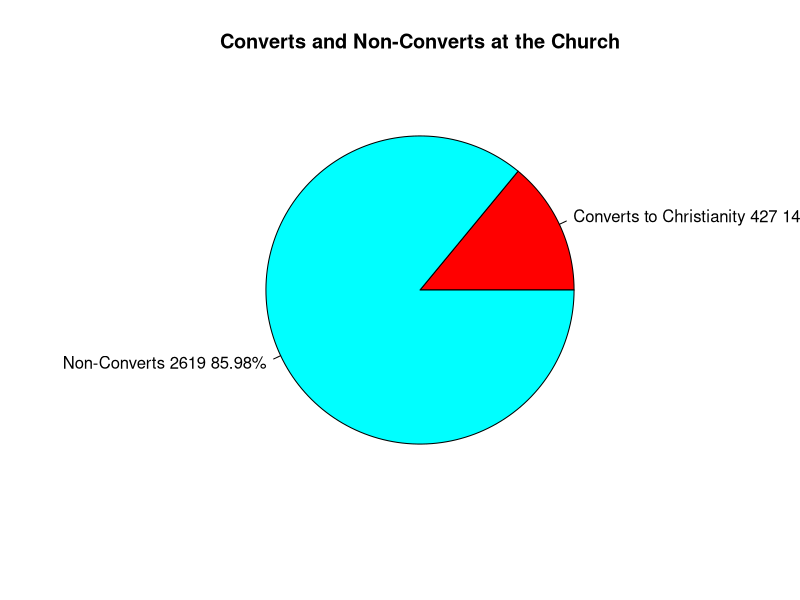
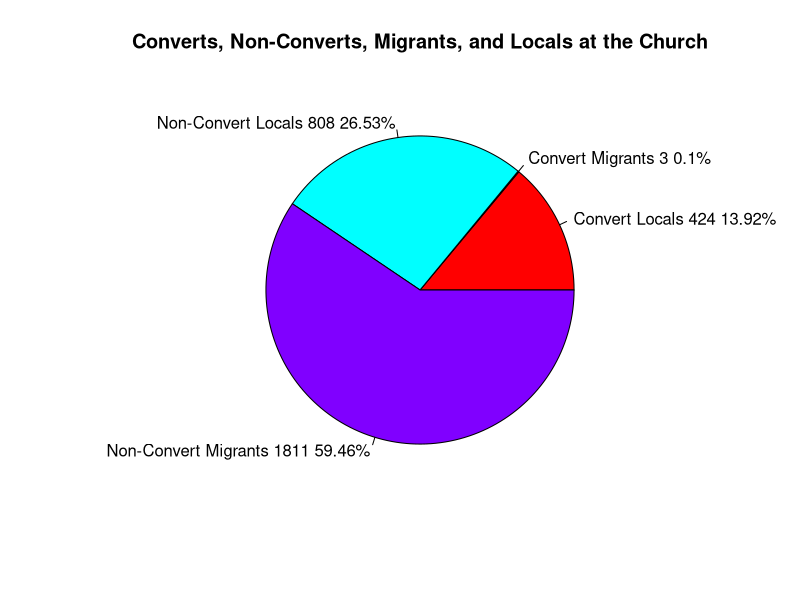
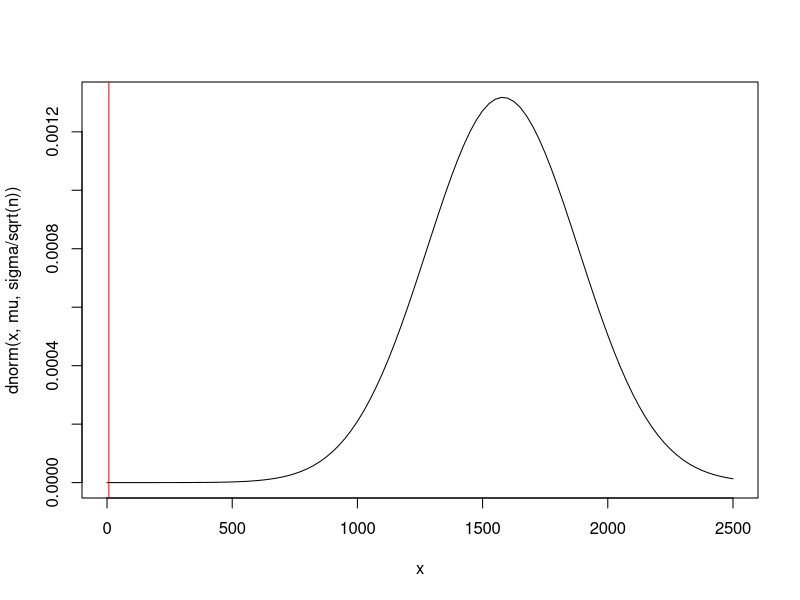
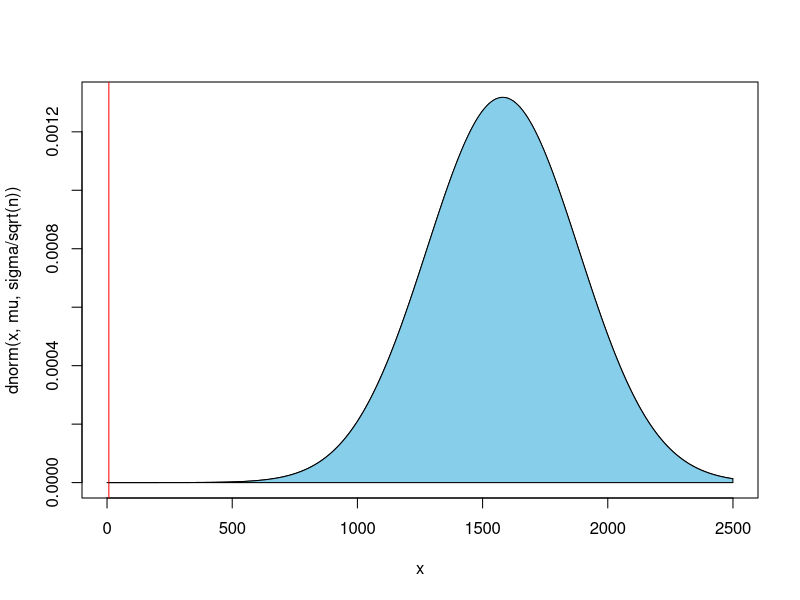
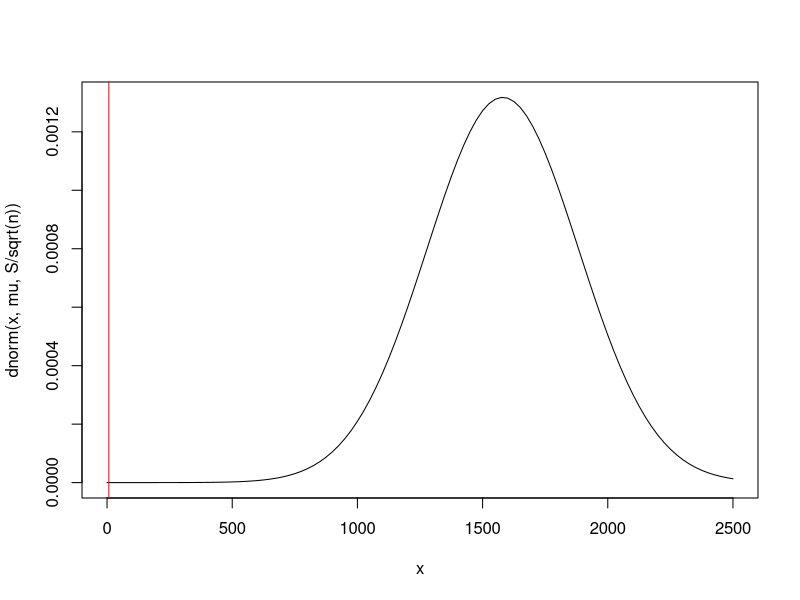
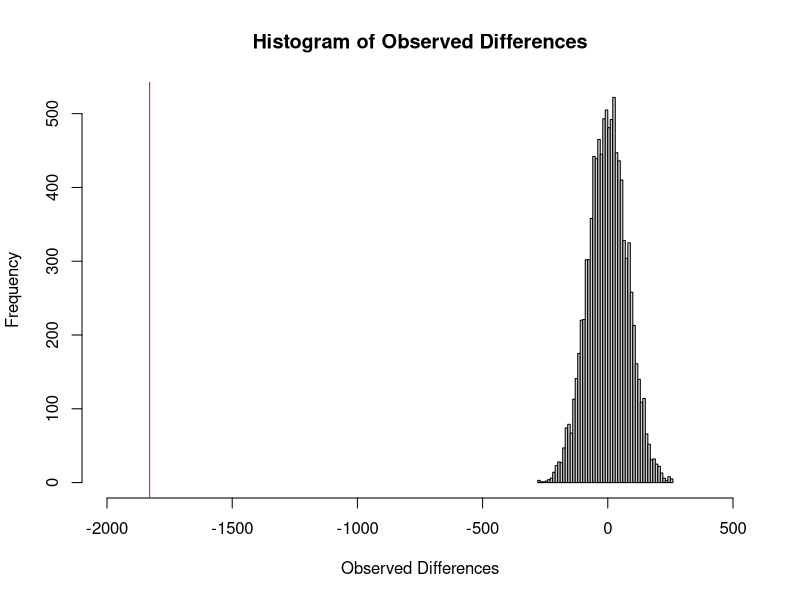
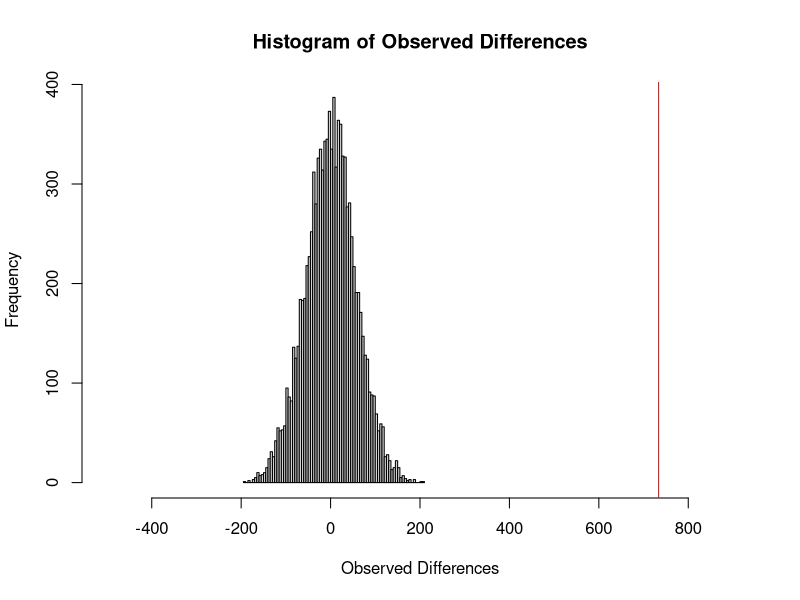
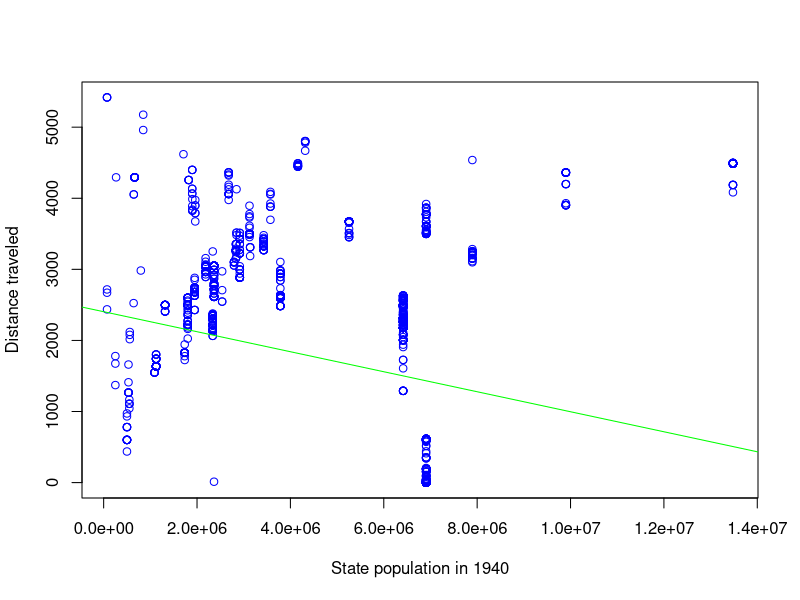

Write R code to recreate these figures, in order. (Note: this script raises an error after producing the figures.)
#Title: Math 23c Final Project
#Written by: Ben Dreier and Michael Cheng
#Date: May 14, 2019
#Sources: Scripts from Paul Bamberg, data from Cori Tucker-Price
#PLEASE DO NOT DISTRIBUTE THIS DATASET—MY PROCTOR PLANS TO PUBLISH THIS IN A BOOK AND DOES NOT WANT THIS DATA RELEASED PUBLICLY
#Have a great summer! =)

#Master outline/grading checklist

#DOES THE DATASET MEET THE REQUIRED DATASET STANDARDS??
#1- dataframe: yes, we have a .csv file with columns and rows
#2- yes, name, street name, city, former church, and hometown are all categorical columns, and several logical columns are made throughout this data analysis
#3- yes, we used a python script to add two numerical columns: 1st, distance of hometown from LA; 2nd, population of home state in 1940
#4-yes, there are over 3000 rows representing over 3000 church members

#DOES THE DATASET MEET THE REQUIRED GRAPHICAL DISPLAY STANDARDS?
#1- yes, see section 5 for bar plot
#2- yes, see section 2 for histograms (also in other places)
#3- 
#4- yes, see contingency table in section 1

#DOES THE DATASET MEET THE REQUIRED ANALYSIS STANDARDS?
#1- yes, see permutation test in sections 2, 3
#2- yes, p-values are used throughout this project, including in sections 2 and 3
#3- yes, see contingency table in section 1
#4- yes, see section 2 for a comparison

#WHAT BONUS POINTS HAVE WE ACHIEVED?
#2- Yes, our dataset has over 3000 individuals, a very large dataset. If you look in Section 2, we actually take samples from the population there.
#3- See one-page document on ethical issues related to collection of data in attached files.
#8- See Section 1 for convincing demonstration of a relationship that might not have been statistically significant but turns out to be so, also in Section 2
#9- See Section 4 or 5; state population may have been statistically significant but in fact does not seem to correlate with anything
#12- See Section 2 for a permutation test that works better than classical methods
#14- See Section 4 for a use of linear regression
#15- See Section 4 for calculation and display of a logistic regression curve
#16- See Section 4 for an appropriate use of correlation
#19- See Section 1 for pie charts
#20- See Section 2 for calculation of a confidence interval
#22- Ben and Michael are two people; the team has exactly two members! =)

#Note that this is organized by section. 
#Also, section 5 has some of the most interesting analysis because it compares statistics by church denomination. highly suggest you go there! :)

#SECTION 0: LOADING THE DATA FILE AND BASIC ANALYSIS
#install.packages("ggplot2") Make sure to install ggplot2 once
library("ggplot2")

#First, let's load the data file. Let M be the data file.
M <- read.csv("MembershipEdited.csv"); head(M) #notice that the original file was edited to add two numeric columns using a Python script since the original file did not have any numeric columns and was simply a list of members
#BONUS POINT 2: notice that our dataset has over 3,000 individuals. This is definitely a data set so large it can be used as a population from which samples are taken, see section 2 for actual samples from the population
#Ben wrote a python script, distancegetter.py, that gets the distance of each hometown from LA (aka how far an individual moved to LA) and their home state's population

#Note: since certain individuals' Hometowns did not have data associated with them, those individuals have been deleted for the sake of this analysis. 
#Less than 0.3% of individuals were deleted; I deleted Ritta Penden, Susan Fleming, John Hunt, George H. Jones, Wilfred Wein, Coxdelia Marshall, and Melvin Johnson since their hometowns either did not exist or had no data according to the API
#Since these individuals represent less than 0.3% of the total number of individuals, which is over 3000, this should not meaningfully impact our data

#SECTION 1: Hometown analysis WITH A CONTINGENCY TABLE
#MEETS REQUIRED ANALYSIS 3 AND BONUS POINTS 8, 19.
#Is having a hometown that isn't Los Angeles correlated with being a Convert from another/no religion?
#My hypothesis: In theory, it could make sense because people who moved from further away towns might have joined the church in search of community, then converted religions
#While people originally from LA already had a community from growing up there; or another factor could dominate

#First, let's find out the number of people from LA and the number of converts
HomeLA <- which(M$Hometown == "Los Angeles, CA"); HomeLA #People with hometowns LA
length(HomeLA) #Los Angeles, CA has 1,232
HomeNotLA <- which(M$Hometown != "Los Angeles, CA"); HomeNotLA #All people who were not from LA 
length(HomeNotLA) #Not LA has 1,814
ConvertsA <-which(M$Former.Church == "Convert"); ConvertsA #All the converts
length(ConvertsA) #427 converts
NotConverts <-which(M$Former.Church != "Convert"); NotConverts #All the non-converts
length(NotConverts) #2,619 non-converts

#Second, let's make some logical columns
LA <- M$Hometown == "Los Angeles, CA"
Converts <- M$Former.Church == "Convert"
HomeR <- data.frame(LA, Converts) #make a dataframe with just the logical columns

#Now let's build a contingency table #NOTICE THATTHIS MEETS REQUIRED GRAPHICAL DISPLAY CRITERIA 4
tbl <- table(HomeR$LA,HomeR$Converts); tbl
#Looking at the table, there are 1811 who are not originally from LA and aren't converts; 3 who are not originally from LA and are converts; 808 originally from LA who are not converts, and 424 originally from LA who are converts

#Now let's compare this with what the table would look like if Hometown and Convert status were independent
tbl #our actual table
Expected <- outer(rowSums(tbl), colSums(tbl))/sum(tbl); Expected #evidently, the tables are pretty different!!
#In particular, the value for not originally from LA and is converts is much lower in the actual table compared to the expected table

#These tables look quite different. Is the difference significant? Let's use the chi-squared test and see.
chisq.test(HomeR$LA,HomeR$Converts)
#The p-value is incredibly tiny, at below 2.2 * 10^-16, and the odds this arose by chance is less than 1 in a quadrillion; since the p-value is far less than 0.05 we reject the null hypothesis
#Therefore, having a Hometown of LA is very correlated with being a Convert to Christianity, which completely goes against the theory I laid out earlier
#It appears that having a hometown that isn't LA is very correlated against being a Convert to Christianity
#In other words, almost everyone who joined the People's Independent Church of Christ who was not originally from LA was already a Christian; but according to the table roughly 1/3 of people with hometown LA were Converts to Christianity—a very, very interesting finding!! 
#Not quite sure why this is, but perhaps the Church was very appealing to people who were already Christians moving in from out of state
#It makes sense that most migrants traveling west would be churched folk because that kind of migration was based on social networks and their faith sustained them during the journey. that's one hypothesis
#Quote from Proctor on significance of this: It tells me that the church was able to pull in people from LA with no religious affiliation at a time (WWII) when people were looking for resources and help.  The church was taken over by the second pastor (Clayton Russell) at this point.  He was the first black preaching radio broadcaster on the West Coast and lived a celebrity lifestyle.  So I know that the church was a big draw for migrants and local Angelenos.   But the fact that non churched people in LA were joining at such a high rate proves larger claims about the church’s significance.

#Earning Bonus Point 8
#This relationship between having a hometown of Los Angeles and being a Convert to Christianity was not apparent at all—my hypothesis at the beginning was totally wrong. But evidently, this relationship is very strong considering 424 of the 427 converts were from LA despite the fact that 1,814 of the 3,046 church members had a non-LA hometown.
#Therefore, this is a convincing relationship that might not have looked statistically significant but turns out to be so.

#BONUS POINT 19: Pie charts were not made in the class scripts, these charts are different  
#Let's build pie charts to illustrate our data!

# Pie Chart for Converts and Non-Converts
slices <- c(427, 2619) 
lbls <- c("Converts to Christianity", "Non-Converts")
pct <-  round(slices/sum(slices)*100, 2) 
lbls <- paste(lbls, slices, pct) # add percents to labels 
lbls <- paste(lbls,"%",sep="") # ad % to labels 
pie(slices,labels = lbls, col=rainbow(length(lbls)),
    main="Converts and Non-Converts at the Church")

# Pie Chart for Converts and Non-Converts, separated by From/Not From LA
slices <- c(424, 3, 808, 1811) 
lbls <- c("Convert Locals", "Convert Migrants", "Non-Convert Locals", "Non-Convert Migrants")
pct <-  round(slices/sum(slices)*100, 2) 
lbls <- paste(lbls, slices, pct) # add percents to labels 
lbls <- paste(lbls,"%",sep="") # ad % to labels 
pie(slices,labels = lbls, col=rainbow(length(lbls)),
    main="Converts, Non-Converts, Migrants, and Locals at the Church")

#END REQUIRED ANALYSIS 3 AND BONUS POINTS 8,11
#END SECTION 1

#SECTION 2: Comparing distances for converts and non-converts with CLT, permutation tests
#BONUS POINTS 2, 12, 20, 8 (done again)
#REQUIRED ANALYSIS 1,3
#After conducting a contingency table analysis of the differences between converts and non-converts, let's figure out whether this difference is reality using standard deviations and confidence intervals
#Let's look at the mean distance migrated for the total population and compare the mean distance migrated for the Converts, and see if this is a statistically significant difference
km <- M$Distance/1000; km #convert our distances from meters to km

mu <- mean(km); mu #mean distance migrated from hometown for full population is 1580.57 km. Remember that someone whose hometown was LA who still lives in LA counts as zero!
sigma <- sd(km); sigma #standard deviation 1513.49 km
migD <- sum(km * (M$Former.Church == "Convert"))/sum((M$Former.Church == "Convert")); migD #mean distance migrated for Converts is 7.26 km
#How likely is it that the discrepancy between mean distance migrated for Converts and the full population arose by chance?

#Approach #1 
#The CLT says that if we draw a sample of size n from the total population,
#the mean will be 1580.57 km, the SD will be sigma/sqrt(n), the distribution normal
n = 25 #draw samples of size 25
curve(dnorm(x, mu, sigma/sqrt(n)), from = 0, to = 2500)
abline(v = migD, col = "red")     #our mean distance for converts looks good, it's on the far left tail
pnorm(migD, mu, sigma/sqrt(n), lower.tail = FALSE) #and notice that an average distance greater than ours should arise roughly 100% of the time
#BONUS POINT 2: notice how we drew samples from the total population here! This was possible because of how large our dataset is, with over 3000 entries

#Here is a way to shade some of the area
xpoints <- c(migD,seq(migD,2500,1),2500) #define polygon to shade
ypoints <- c(0,dnorm(seq(migD,2500,1), mu, sigma/sqrt(n)),0) 
curve(dnorm(x, mu, sigma/sqrt(n)), from = 0, to = 2500)
abline(v = migD, col = "red")
polygon(xpoints,ypoints,col="skyblue") #notice that virtually the entire graph is sky blue, this visually demonstrates how virtually every other outcome would be more likely than the one we got if the distance traveled for Converts was random

#Approach 2
#Equivalent approach - create a statistic whose distribution is N(0,1)
#In the days of printed statistical tables, this was a good idea.
Z = (migD-mu)/(sigma/sqrt(n)); Z 

#Calculate the probability of a sample mean as extreme as what we observed
PValue <- pnorm(Z, lower.tail = FALSE); PValue   #same result, the probability of a sample mean greater than our sample mean is 1

#Alternatively, we can assume that we do not know the LA-side wigma
#If we use our sample standard deviation S, we create a t statistic.
#Studentize the data, using S instead of the national sigma.
S <- sd(km); S
t = (migD-mu)/(S/sqrt(n)); t 
PValue <- pt(t, df = n-1, lower.tail = FALSE); PValue
#the p-value is pretty much the same at p = 1; it's virtually certain that if you generated random sample means you'd get a higher mean than our actual mean for Converts
curve(dnorm(x, mu, S/sqrt(n)), from = 0, to = 2500)
abline(v = migD, col = "red")     #our mean score looks really good

#For n this large, the t distribution is essentially standard normal
t = (migD-mu)/(sigma/sqrt(n)); t 
PValue <- pt(t, df = n-1, lower.tail = FALSE); PValue #about the same P-value as earlier result

#BONUS POINT 20: I calculated a confidence interval here!

#notice that the lower end of the confidence interval is 955.83
L <- mean(km) + qt(0.025, n-1) * sd(km)/sqrt(n); L
#and the higher end of the confidence interval is 2205.31
H <- mean(km) - qt(0.025, n-1) * sd(km)/sqrt(n); H

#So if the distance migrated from one's hometown followed a normal distribution, then the 95% confidence interval for the distance migrated would be [955.83,2205.31]
#But because actual distance migrated from one's hometown for Converts to Christianity is just 7.26, FAR outside the actual confidence interval, we know that this probably did not arise by chance
#In other words, I have shown more quantiatively than Section 1 that Converts are likely to have migrated a much lower distance, and that this difference is statistically significant.

#BONUS POINT 8: Again, this shows the same relationship as in Section 1 and how it did not arise randomly. The statistical difference the mean distance traveled for Converts and the mean distance traveled for all people at this Church is clear

#finally, let's try a permutation test
#Now let's do a permutation test
isConvert <- M$Former.Church == "Convert"; isConvert
N <- 10000
diffs <- numeric(N)
for(i in 1:N){
  Samp <- sample(isConvert); Samp #permuted isBaptist column
  disConverts <- sum((km) * (Samp == TRUE))/sum(Samp == TRUE); disConverts
  dOthers <- sum((km) * (Samp == FALSE))/sum(Samp == FALSE); dOthers
  diffs[i] = disConverts - dOthers #as likely to be negative or positive
}
mean(diffs) #should be close to zero, this is indeed near zero
hist(diffs, breaks = "FD", xlim = c(-2000,500), xlab = "Observed Differences", main = "Histogram of Observed Differences") #now display the observed difference on the histogram

other <- sum(km * (M$Former.Church != "Convert"))/sum((M$Former.Church != "Convert")); other
observed <- migD - other ; observed #observed difference between mean for Converts and non-Convert; this is -1829 km
abline(v = observed, col = "red") #notice that the observed difference is very far off from the random simulations
#what is the probability that a difference this large could have arisen with a random subset?
pvalue <- (sum(diffs >= observed)+1)/(N+1); pvalue #notice that the p-value is about 1, so the probability of randomly exceeding the actual value is 100%; so it is extremely unlikely that this difference arose by chance
#evidently, the difference between Converts and non-Converts probably did not arise randomly, as there is a 100% chance that a random simulation would have a difference of lesser magnitude than the actual difference seen
#compared to the confidence interval analysis above, we actually have a concrete probability that this happened by chance and know more than just the fact that the actual result is outside the confidence interval 

#BONUS POINT 12: This is an example of a permutation test working much better than classical methods. Using this permutation test, we have shown that the difference probably did not arise out of random chance and is statistically significant. But with classical methods like CLT/standard deviation, it is harder to know whether the difference happened randomly/not randomly. Therefore, this permutation test works better than classical methods in demonstrating the statistical significance of Baptists and distance traveled.
#REQUIRED ANALYSIS 3: This is a clear comparison of a CLT analysis with a simulation, permutation test
#END SECTION 2

#SECTION 3: Permutation test with Baptists
#Looking at the dataset, we have a lot of Baptists! Now I want to figure out whether being a Baptist is correlated at all with Distance Traveled using a Permutation test

#the following code creates a column that is True if an individual was Baptist before joining the People's Independent Church of Christ, false otherwise (defined as their church having the word Baptist in it)
Churches <- (M$Former.Church); Churches #column of all individuals churches
Denoms <- c("Baptist", "Methodist", "AME", "Episcopal", "CME", "Presbyterian", "Catholic") # Enumerate some words pointing to church denomination
# Function to get which churches contain which denomination strings
whichContain <- function(ch, dn){
  denoms <- rep("", length(ch))
  i <- 1
  for(c in ch){
    for(d in dn){
      #Check if the church has the denomination
      if( is.na(grepl(d, c)) ){break}
      if( grepl(d, c) ){
        denoms[i] = paste(denoms[i], d);
      }
    }
    i <- i + 1
  }
  return(denoms)
}
WhichDenoms <- whichContain(Churches, Denoms)
isBaptist <- WhichDenoms == " Baptist"; isBaptist #true if an individual is Baptist

sum(isBaptist) #so we have 1,185 baptists; out of 3,046 individuals this is a lot

km <- M$Distance / 1000 #divide distance by 1000 to get distance in km
mean(km) #mean distance for all Individuals is 1580.57 km
median(km) #median distance for all Individuals is 2137 km

#Calculate the observed Distance Traveled for Baptists and non-Baptists
dBaptists <- sum((km) * (isBaptist == TRUE))/sum(isBaptist == TRUE); dBaptists #average distance for Baptists is 2028.802 km
dOthers <- sum((km) * (isBaptist == FALSE))/sum(isBaptist == FALSE); dOthers #average distance for non-Baptists is 1295.159 km
observed <- dBaptists - dOthers; observed #on average, Baptists traveled 733.64 km farther than non-Baptists
 
#Now let's do a permutation test
N <- 10000
diffs <- numeric(N)
for(i in 1:N){
  Samp <- sample(isBaptist); Samp #permuted isBaptist column
  dBaptists <- sum((km) * (Samp == TRUE))/sum(Samp == TRUE); dBaptists
  dOthers <- sum((km) * (Samp == FALSE))/sum(Samp == FALSE)
  diffs[i] = dBaptists - dOthers #as likely to be negative or positive
}
mean(diffs) #should be close to zero, this is indeed near zero
hist(diffs, breaks = "FD", xlim = c(-500,900), main = "Histogram of Observed Differences", xlab = "Observed Differences") #now display the observed difference on the histogram
abline(v = observed, col = "red") #notice that the observed difference is very far off from the random simulations
#what is the probability that a difference this large could have arisen with a random subset?
pvalue <- (sum(diffs >= observed)+1)/(N+1); pvalue #notice that the p-value is about 0.0001, which is far less than 0.05 (our typical threshold for signifiance). Therefore, the difference between Distance traveled for Baptists and non-Baptists is statistically significant. It is incredibly unlikely that it arose by chance.
#for whatever reason, Baptists at the People's Independent Church migrated from further distances than non-Baptists, on aveage 733.64 km further. This difference did not occur by random chance.

#END SECTION 3

#SECTION 4: Is there a relationship between distance traveled and state population?
#BONUS POINTS: 9, 14, 15, 16

#Let's try to analyze our only two numeric columns, distance traveled and state population
#Is there some kind of relationship between traveling from a farther away state and coming from a larger or smaller state?
km <- M$Distance/1000; km #convert our distances from meters to km
plot(km ~ M$State.Population, col = "blue", xlab = "State population in 1940", ylab = "Distance traveled") #here is a scatter plot comparing distance migrated with state population
mod <- lm(km ~ M$State.Population); mod #we found the regression line; apparently Distance Traveled to LA = -1.407*10^4 * (State population) + 2.404*10^3

#BONUS POINT 14! used linear regression
abline(mod, col = "green") #now let's add the regression line 
#according to this regression line, the larger a migrant's state population, the less distance they traveled to LA
#So migrants from smaller states were far more likely to travel longer distances to LA; perhaps reflecting lower populations in the Northeast/Midwest in 1940?
#However, this relationship might not be statistically significant.
summary(mod) #Multiple R squared is 0.05, adjusted R squared is 0.05
#Evidently, our R squared value is about 0.05, indicating a very inaccurate regression line. Our regression line only explains about 5% of the variability of the response data around its mean, indicating a very weak correlation. distance traveled and state population in 1940 don't seem to be correlated well with each other, but let's use correlation to verify!

#BONUS POINT 16! used correlation here.
#Now let's look at the correlation
res <- cor(km, M$State.Population); res
round(res,2) #our correlation is -0.22. Since our correlation is negative, an increase in state population predicts a decrease the distance traveled. However, again this is a very weak correlation. There may not be a real relationship between the variables 

#BONUS POINT 15! logistic regression
#let's try to use a logistic regression to model Distance Traveled as a function of State Population. Note that we need to normalize these variables between 0 and 1, so I divided each variable by its maximimum value in the dataset
pop <- M$State.Population/max(M$State.Population)
k <- km/max(km)
plot(pop, k, xlab = "State population in 1940", ylab = "Distance Traveled") #here's another plot 

#Start with minus the log of the likelihood function from Paul's code
MLL<- function(alpha, beta) {
  -sum( log( exp(alpha+beta*pop)/(1+exp(alpha+beta*pop)) )*k
        + log(1/(1+exp(alpha+beta*pop)))*(1-k) )
}

#R has a function that will maximize this function of alpha and beta
#install.packages("stats4")   #needs to be run at most once
library(stats4)
results<-mle(MLL, start = list(alpha = 0, beta = 0)) #an initial guess is required
results@coef #alpha = -0.158, beta = -1.725 are the parameters for our logistic regression curve
curve( exp(results@coef[1]+results@coef[2]*x)/ (1+exp(results@coef[1]+results@coef[2]*x)),col = "blue", add=TRUE) #the blue line is the logistic regression curve
#The logistic regression curve does not look terrible, but considering how low our correlation was earlier it is unlikely that there is a substantial correlation between distance traveled and state population in 1940

#BONUS POINT 9! Evidently, there could have been a relationship between state population and distance traveled, but our analysis indicates that there is likely no significant relationship after all. Therefore, this relationship turns out to be statistically insignificant.

#END SECTION 4

#SECTION 5: Distances traveled and population of state by church denomination
#another example of bonus point 9
#Continuing from Section 3, let's analyze the average distances traveled for all major church denominations

#the following code creates a column that is True if an individual was a certain denomination before joining the People's Independent Church of Christ, false otherwise (defined as their church having a certain word in it)
Churches <- (M$Former.Church); Churches #column of all individuals churches
Denoms <- c("Baptist", "Methodist", "AME", "Episcopal", "CME", "Presbyterian", "Catholic") # Enumerate some words pointing to church denomination
# Function to get which churches contain which denomination strings
whichContain <- function(ch, dn){
  denoms <- rep("", length(ch))
  i <- 1
  for(c in ch){
    for(d in dn){
      #Check if the church has the denomination
      if( is.na(grepl(d, c)) ){break}
      if( grepl(d, c) ){
        denoms[i] = paste(denoms[i], d);
      }
    }
    i <- i + 1
  }
  return(denoms)
}
WhichDenoms <- whichContain(Churches, Denoms)
isBaptist <- WhichDenoms == " Baptist"; isBaptist #true if an individual is Baptist
isMethodist <- WhichDenoms == " Methodist"; isMethodist
isAME <- WhichDenoms == " AME"; isAME
isEpiscopal <- WhichDenoms == " Episcopal"; isEpiscopal
isCME <- WhichDenoms == " CME"; isCME
isPresbyterian <- WhichDenoms == " Presbyterian"; isPresbyterian
isCatholic <- WhichDenoms == " Catholic"; isCatholic

numBap <- sum(isBaptist); numBap #so we have 1,185 baptists; out of 3,046 individuals this is a lot
numMeth <- sum(isMethodist); numMeth #123 Methodists
numAME <- sum(isAME); numAME #322 AMEs/ African Methodists
numEp <- sum(isEpiscopal); numEp #41 Episcopals
numCME <- sum(isCME); numCME #70 CMEs
numPres <-sum(isPresbyterian); numPres #25 Presbyterians
numCat <- sum(isCatholic); numCat #62 Catholics
numC <- sum(M$Former.Church == "Convert"); numC #427 Converts (same method as Section 1)
#So our algorithm accounts for 2,255 of the 3,046 individuals in our dataset. This is pretty good for just a word search!
other <- 3046 - sum(numBap, numMeth, numAME, numEp, numCME, numPres, numCat, numC); other #791 other denominations

#Let's make a vector of all the individuals' denominations and graph them
des <- c(rep("Baptist", numBap), rep("Methodist", numMeth), rep("AME", numAME), rep("Episcopal", numEp), rep("CME", numCME), rep("Presbyterian", numPres), rep("Catholic", numCat), rep("Convert", numC), rep("Other", other)); des
table(des) #look at our cute little table!
barplot(table(des), col = "pink", xlab = "Denomination", ylab = "Number of Individuals", main = "Denominations of Church Membership") #note: you may need to resize your window to get all of the labels to show
#THIS BARPLOT IS REQUIRED GRAPHICAL DISPLAY 1

#(BONUS POINT 19 AGAIN): let's make a pie chart of the denominations! :)
# Pie Chart for Denominations
slices <- c(numBap, numMeth, numAME, numEp, numCME, numPres, numCat, numC, other) 
lbls <- c("Baptist", "Methodist", "AME", "Episcopal", "CME", "Presbyterian", "Catholic", "Convert to Christianity", "Other")
pct <-  round(slices/sum(slices)*100, 2) 
lbls <- paste(lbls, slices, pct) # add percents to labels 
lbls <- paste(lbls,"%",sep="") # ad % to labels 
pie(slices,labels = lbls, col=rainbow(length(lbls)),
    main="Denominations at the Church")

# Pie Chart for Converts and Non-Converts, separated by From/Not From LA
slices <- c(424, 3, 808, 1811) 
lbls <- c("Convert Locals", "Convert Migrants", "Non-Convert Locals", "Non-Convert Migrants")
pct <-  round(slices/sum(slices)*100, 2) 
lbls <- paste(lbls, slices, pct) # add percents to labels 
lbls <- paste(lbls,"%",sep="") # ad % to labels 
pie(slices,labels = lbls, col=rainbow(length(lbls)),
    main="Converts, Non-Converts, Migrants, and Locals at the Church")

Converts <- M$Former.Church == "Convert"

#Now let's look at average distance traveled by church denomination, remembering that 0 km = from LA
disB <- sum(isBaptist * km)/sum(isBaptist); disB #2028.80 km for Baptists
disM <- sum(isMethodist * km)/sum(isMethodist); disM #2581.766 km for Methodists
disA <- sum(isAME * km)/sum(isAME); disA #2087.33 km for AME
disE <- sum(isEpiscopal * km)/sum(isEpiscopal); disE #2234.66 km for Episcopal
disCM <- sum(isCME * km)/sum(isCME); disCM #1894.95 km for CME
disP <- sum(isPresbyterian * km)/sum(isPresbyterian); disP #2041.20 km for Presbyterians
disCA <- sum(isCatholic * km)/sum(isCatholic); disCA #802.37 km for Catholics
disC <- sum(Converts * km)/sum(Converts); disC #7.26 km for Converts
disO <- sum((!isBaptist & !isMethodist & !isAME & !isEpiscopal & !isCME & !isPresbyterian & !isCatholic & !Converts) * km)/ sum((!isBaptist & !isMethodist & !isAME & !isEpiscopal & !isCME & !isPresbyterian & !isCatholic & !Converts)); disO #1381.13 km for others

#Let's make a graph of the distances. For the purposes of making a barplot, I'm rounding the distances to the nearest whole number
dis <- c(rep("Baptist", disB), rep("Methodist", disM), rep("AME", disA), rep("Episcopal", disE), rep("CME", disCM), rep("Presbyterian", disP), rep("Catholic", disCA), rep("Convert", disC), rep("Other", disO)); dis
table(dis) #look at our cute little table!
barplot(table(dis), col = "orange", xlab = "Denomination", ylab = "Average Distance Traveled to LA (km)", main = "Average Distance Traveled to LA (km) by Denomination") #note: you may need to resize your window to get all of the labels to show
#We knew about Converts from Section 1, but notice how Catholics did not migrate very far either compared to the other denominations

#Finally, let's look at average home state population by denomination
pB <- sum(isBaptist * M$State.Population)/sum(isBaptist); pB #5476799 for Baptists
pM <- sum(isMethodist * M$State.Population)/sum(isMethodist); pM #5072736 for Methodists
pA <- sum(isAME * M$State.Population)/sum(isAME); pA #5060682 for AME
pE <- sum(isEpiscopal * M$State.Population)/sum(isEpiscopal); pE #6310050 for Episcopal
pCM <- sum(isCME * M$State.Population)/sum(isCME); pCM #5022214 for CME
pP <- sum(isPresbyterian * M$State.Population)/sum(isPresbyterian); pP #4982980 for Presbyterians
pCA <- sum(isCatholic * M$State.Population)/sum(isCatholic); pCA #68705221 for Catholics
pC <- sum(Converts * M$State.Population)/sum(Converts); pC #6906233 for Converts
pO <- sum((!isBaptist & !isMethodist & !isAME & !isEpiscopal & !isCME & !isPresbyterian & !isCatholic & !Converts) * M$State.Population)/ sum((!isBaptist & !isMethodist & !isAME & !isEpiscopal & !isCME & !isPresbyterian & !isCatholic & !Converts)); pO #6270838 for others

#Let's make a graph of the average home state populations
p <- c(rep("Baptist", pB), rep("Methodist", pM), rep("AME", pA), rep("Episcopal", pE), rep("CME", pCM), rep("Presbyterian", pP), rep("Catholic", pCA), rep("Convert", pC), rep("Other", pO)); p
table(p) #look at our cute little table!
barplot(table(p), col = "green", xlab = "Denomination", ylab = "Average Home State Population", main = "Average Home State Population by Denomination") #note: you may need to resize your window to get all of the labels to show
#It doesn't look like there are many clear differences by denomination
#BONUS POINT 9: here's another relationship that might have been statistically significant, but are not so

#END SECTION 5




# Ben's work

# Let's talk churches. It looks like there are 759 unique churches listed here:
Churches <- unique(M$Former.Church); Churches

# Enumerate some words pointing to church denomination
Denoms <- c("Baptist", "Methodist", "AME", "Episcopal", "CME", "Presbyterian", "Catholic")

# Function to get which churches contain which denomination strings
whichContain <- function(ch, dn){
  denoms <- rep("", length(ch))
  i <- 1
  for(c in ch){
    for(d in dn){
      #Check if the church has the denomination
      if( is.na(grepl(d, c)) ){break}
      if( grepl(d, c) ){
        denoms[i] = paste(denoms[i], d);
      }
    }
    i <- i + 1
  }
  return(denoms)
}

grepl(Denoms[3], Churches[4])

WhichDenoms <- whichContain(Churches, Denoms)

Churches[which(WhichDenoms == "")]

length(Churches)

denoms[3]
